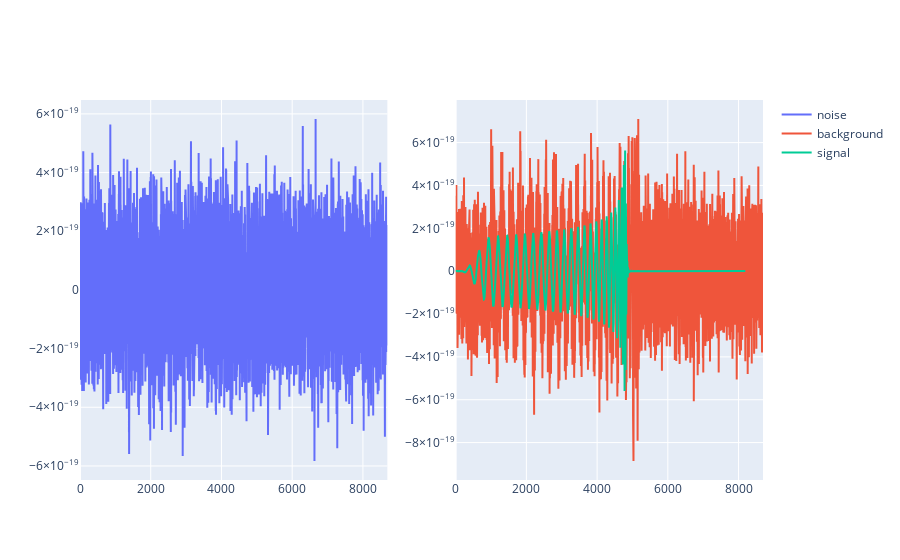

Write notebook code for a chart like this one.
### Markdown cell above
Next let's visualise the two different types of time series that we wish to classify: one that is pure noise vs. one that is composed of noise plus an embedded gravitational wave signal:

### Code cell
import numpy as np
from plotly.subplots import make_subplots
import plotly.graph_objects as go

# get the index corresponding to the first pure noise time series
background_idx = np.argmin(labels)
# get the index corresponding to the first noise + gravitational wave time series
signal_idx = np.argmax(labels)

ts_noise = noisy_signals[background_idx]
ts_background = noisy_signals[signal_idx]
ts_signal = gw_signals[signal_idx]

fig = make_subplots(rows=1, cols=2)

fig.add_trace(
    go.Scatter(x=list(range(len(ts_noise))), y=ts_noise, mode="lines", name="noise"),
    row=1,
    col=1,
)

fig.add_trace(
    go.Scatter(
        x=list(range(len(ts_background))),
        y=ts_background,
        mode="lines",
        name="background",
    ),
    row=1,
    col=2,
)

fig.add_trace(
    go.Scatter(x=list(range(len(ts_signal))), y=ts_signal, mode="lines", name="signal"),
    row=1,
    col=2,
)
fig.show()

### Figure 1 — Plotly figure (JSON) as saved in the notebook; plotly's stock layout.template omitted (floating-point values rounded to 4 significant figures; data arrays with more than 128 entries replaced by an {"elided": "..."} marker saying what was removed)
{"data": [{"mode": "lines", "name": "noise", "type": "scatter", "x": {"elided": "8692 int values"}, "xaxis": "x", "y": {"elided": "8692 float values"}, "yaxis": "y"}, {"mode": "lines", "name": "background", "type": "scatter", "x": {"elided": "8692 int values"}, "xaxis": "x2", "y": {"elided": "8692 float values"}, "yaxis": "y2"}, {"mode": "lines", "name": "signal", "type": "scatter", "x": {"elided": "8192 int values"}, "xaxis": "x2", "y": {"elided": "8192 float values"}, "yaxis": "y2"}], "layout": {"xaxis": {"anchor": "y", "domain": [0, 0.45]}, "xaxis2": {"anchor": "y2", "domain": [0.55, 1]}, "yaxis": {"anchor": "x", "domain": [0, 1]}, "yaxis2": {"anchor": "x2", "domain": [0, 1]}}}
